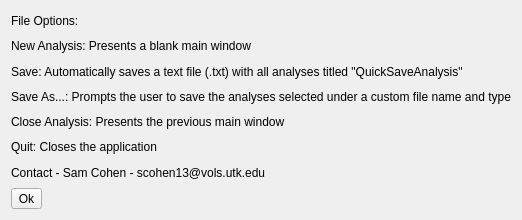
<?xml version="1.0" encoding="UTF-8"?>
<ui version="4.0">
 <class>Dialog</class>
 <widget class="QDialog" name="Dialog">
  <property name="geometry">
   <rect>
    <x>0</x>
    <y>0</y>
    <width>495</width>
    <height>220</height>
   </rect>
  </property>
  <property name="windowTitle">
   <string>File Help</string>
  </property>
  <layout class="QVBoxLayout" name="verticalLayout">
   <item>
    <widget class="QLabel" name="label_7">
     <property name="text">
      <string>File Options:</string>
     </property>
    </widget>
   </item>
   <item>
    <widget class="QLabel" name="label">
     <property name="text">
      <string>New Analysis: Presents a blank main window</string>
     </property>
    </widget>
   </item>
   <item>
    <widget class="QLabel" name="label_2">
     <property name="text">
      <string>Save: Automatically saves a text file (.txt) with all analyses titled &quot;QuickSaveAnalysis&quot;</string>
     </property>
    </widget>
   </item>
   <item>
    <widget class="QLabel" name="label_3">
     <property name="text">
      <string>Save As...: Prompts the user to save the analyses selected under a custom file name and type</string>
     </property>
    </widget>
   </item>
   <item>
    <widget class="QLabel" name="label_4">
     <property name="text">
      <string>Close Analysis: Presents the previous main window</string>
     </property>
    </widget>
   </item>
   <item>
    <widget class="QLabel" name="label_5">
     <property name="text">
      <string>Quit: Closes the application</string>
     </property>
    </widget>
   </item>
   <item>
    <widget class="QLabel" name="label_6">
     <property name="text">
      <string>Contact - Sam Cohen - scohen13@vols.utk.edu</string>
     </property>
    </widget>
   </item>
   <item>
    <widget class="QToolButton" name="ok_btn">
     <property name="text">
      <string>Ok</string>
     </property>
    </widget>
   </item>
  </layout>
 </widget>
 <resources/>
 <connections/>
</ui>
